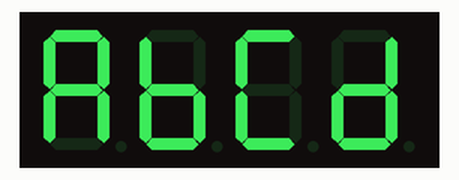
Simulated run of this program. Board: Raspberry Pi Pico running MicroPython. Parts: 4-digit seven-segment display. Library files of the repository ran but are not shown: tm1637.py. At 6.0 s the program stops and its outputs stay as they are.

Above: at 0.1 s.
At 4.1 s:
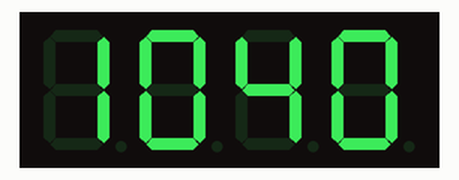

The program:

PB-09-2-10-Demo_4_Digit_Display.py
```python
import tm1637
from machine import Pin
from utime import sleep

display = tm1637.TM1637(clk=Pin(0), dio=Pin(1))

# Word
display.show("    ")
display.show("AbCd")
sleep(2)

#Time with colon
display.numbers(10,40)
sleep(2)

#Time with colon
display.number(1040)
sleep(2)

"""
Das vorliegende Python-Programm ist für den Raspberry Pi Pico geschrieben
und verwendet die MicroPython-Plattform. Es steuert ein TM1637-Display,
das eine vierstellige, sieben Segmentanzeige ist. Dieses Display ermöglicht
es, Text und Zahlen darzustellen.

Hier ist eine detaillierte Erläuterung des Programms:

    Import von Modulen:


import tm1637
from machine import Pin
from utime import sleep

    tm1637: Dieses Modul stellt Funktionen zum Steuern des TM1637-Displays bereit.
    machine: Ein Modul, das Funktionen für die Hardwarezugriffe bereitstellt.
    Hier wird die Pin-Klasse verwendet, um die Pins des Raspberry Pi Pico zu steuern.
    utime: Dieses Modul enthält Funktionen für Zeitmessungen. Hier wird sleep verwendet,
    um Pausen im Programmablauf einzufügen.

Initialisierung des Displays:


display = tm1637.TM1637(clk=Pin(0), dio=Pin(1))

Hier wird eine Instanz der TM1637-Klasse erstellt und mit den Pins 0 und 1 verbunden.
Diese Pins werden verwendet, um die Uhrzeitdaten zum Display zu senden.

Anzeige von Text "AbCd":


display.show("    ")
display.show("AbCd")
sleep(2)

Zuerst wird das Display geleert, indem Leerzeichen angezeigt werden. Dann wird der
Text "AbCd" auf dem Display angezeigt. Das Programm wartet dann 2 Sekunden, bevor es fortfährt.

Anzeige von Uhrzeit mit Doppelpunkt:


display.numbers(10, 40)
sleep(2)

Diese Zeile zeigt die Zeit "10:40" auf dem Display an, wobei der Doppelpunkt zwischen
Stunden und Minuten gesetzt wird. Nachdem die Zeit angezeigt wurde, wartet das Programm erneut 2 Sekunden.

Anzeige von Uhrzeit ohne Doppelpunkt:


    display.number(1040)
    sleep(2)

    Hier wird die Uhrzeit "10:40" erneut angezeigt, diesmal jedoch ohne den Doppelpunkt
    zwischen Stunden und Minuten. Das Programm wartet erneut 2 Sekunden, bevor es beendet wird.

Das Programm dient dazu, die verschiedenen Funktionen des TM1637-Displays zu demonstrieren,
einschließlich der Anzeige von Text und Zahlen mit und ohne Doppelpunkt für die Uhrzeit.
Es ermöglicht auch eine kurze Pause zwischen den Anzeigen, um die Lesbarkeit zu verbessern.
"""
```
